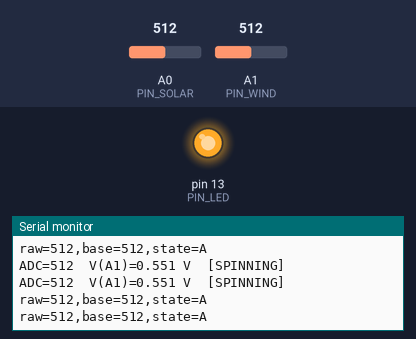
This sketch was run on a simulated Arduino Uno, built with avr-gcc and run on an emulated ATmega328P. On the bench: output pins drawn as LEDs (lit = HIGH), the last lines printed to the serial monitor. The test bench sets the inputs (shaded band); at power-on: A1 (PIN_WIND) = 512, A0 (PIN_SOLAR) = 512.

Above: at 7.2 s.
7.3 s: A1 (PIN_WIND) set to 110
At 7.43 s:
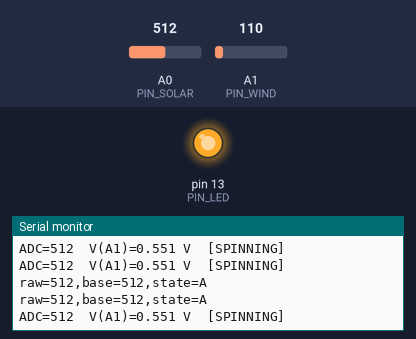
8.8 s: A1 (PIN_WIND) set to 90
At 8.92 s:
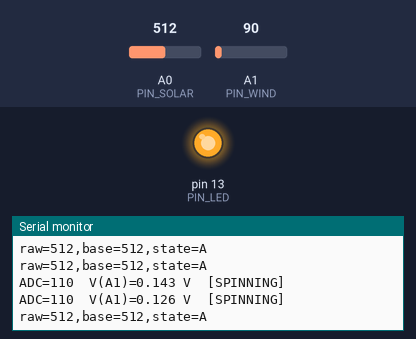
Timing chart, 0 to 11.8 s (numbered marks = the images above; inputs shaded):
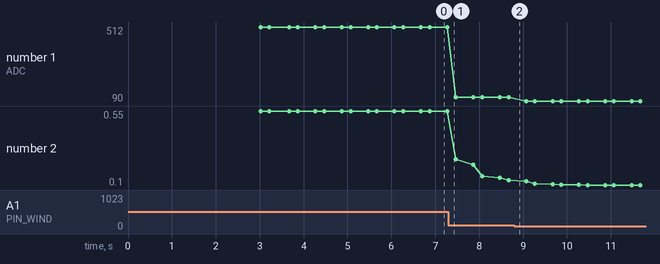

Measured:
- the behaviour switches between 100 and 99 on A1 (PIN_WIND) (found by bisection; images 1 and 2)
- plotted number 1: 512 → 110 after the input at 7.3 s, 110 → 90 after the input at 8.8 s
- plotted number 2: 0.55 → 0.13 after the input at 7.3 s, 0.13 → 0.1 after the input at 8.8 s

The sketch:

Wind_and_Solar_07.ino
```cpp
// === Unified Solar(A0) + Wind(A1) — 参数与判定保持原样；仅把 NOISE_MAX 调回 12 ===
// Solar：A0, DEFAULT(≈5V)；Wind：A1, INTERNAL(≈1.1V)

#include <Arduino.h>

// ---------- Pins ----------
const uint8_t PIN_SOLAR = A0;
const uint8_t PIN_WIND  = A1;
const uint8_t PIN_LED   = 13;   // 风转动指示

// ===================== Solar（你的原逻辑/语义） =====================
const uint16_t SOLAR_SAMPLE_MS = 50;
const uint16_t SOLAR_CAL_MS    = 3000;
const float    BASE_ALPHA  = 0.0005f;
const float    NOISE_ALPHA = 0.05f;
const float    NOISE_MAX   = 12.0f;     // ★ 关键：把上限调到 12（避免高阈值被顶到过高）
const int      SOLAR_MIN_LOW  = 12;
const int      SOLAR_MIN_HIGH = 40;
const float    SOLAR_K_LOW    = 3.0f;
const float    SOLAR_K_HIGH   = 8.0f;

enum SolarStateChar : char { AMBIENT='A', LAMP='L', BLOCKED='B' };

float baseline   = 0.0f;
float raw_ema    = 0.0f;
float noise_ema  = 2.0f;
char  state      = AMBIENT;
unsigned long tSolar = 0, tSolarPrint = 0;

// ===================== Wind（你的原逻辑/阈值） =====================
const float     WIND_VREF = 1.1f;  // INTERNAL
const int       AVG_N     = 64;
const unsigned  PRINT_MS  = 200;
float TH_ON_V  = 0.06f;            // AA118 迟滞阈值
float TH_OFF_V = 0.03f;

bool  spinning      = false;
float wind_v_ema    = 0.0f;
unsigned long tWind = 0, tWindPrint = 0;

// ===================== 分时窗口采样控制 =====================
enum Window { W_SOLAR, W_WIND };
Window curWin = W_SOLAR;
const unsigned long WINDOW_MS = 300;
unsigned long tWinStart = 0;

// ---------- 工具：目标引脚预热（切参考后延时+多次丢弃） ----------
static inline void warmup(uint8_t pin, uint8_t aref) {
  analogReference(aref);
  delayMicroseconds(400);
  (void)analogRead(pin);
  (void)analogRead(pin);
  (void)analogRead(pin);
  (void)analogRead(pin);
}
static inline int analogReadAvg(uint8_t pin, int n) {
  long acc=0; for(int i=0;i<n;i++){ acc+=analogRead(pin); delayMicroseconds(30); }
  return acc / n;
}
static inline float adcToVolt(int adc, float vref){ return adc*(vref/1023.0f); }

// ===================== Setup =====================
void setup() {
  pinMode(PIN_SOLAR, INPUT);
  pinMode(PIN_WIND,  INPUT);
  pinMode(PIN_LED,   OUTPUT);
  digitalWrite(PIN_LED, LOW);

  Serial.begin(9600);
  while(!Serial){}

  // —— Solar：请在“环境光”下校准 3 秒 ——
  curWin = W_SOLAR;
  tWinStart = millis();

  {
    unsigned long t0 = millis();
    long acc=0, cnt=0;
    warmup(PIN_SOLAR, DEFAULT);       // 5V参考 + 目标引脚预热
    while(millis() - t0 < SOLAR_CAL_MS){
      acc += analogRead(PIN_SOLAR);
      cnt++;
      delay(2);
    }
    float avg = cnt ? (float)acc/cnt : 0.0f;
    baseline = avg;
    raw_ema  = avg;
    noise_ema= 2.0f;
    state    = AMBIENT;               // 基线附近 = 环境光 = A
    tSolar = tSolarPrint = millis();

    // 输出（保持原格式）
    Serial.print("raw=");   Serial.print((int)round(raw_ema));
    Serial.print(",base="); Serial.print((int)round(baseline));
    Serial.print(",state=");Serial.println((char)state);
  }

  // —— Wind：初始化一次，真正采样在 Wind 窗口进行 ——
  warmup(PIN_WIND, INTERNAL);         // 1.1V参考 + 目标引脚预热
  {
    int   adc = analogReadAvg(PIN_WIND, AVG_N);
    float v   = adcToVolt(adc, WIND_VREF);
    wind_v_ema = v;
    spinning = (v >= TH_ON_V);
    digitalWrite(PIN_LED, spinning ? HIGH : LOW);
    tWind = tWindPrint = millis();

    // 输出（保持原格式）
    Serial.print(F("ADC="));    Serial.print(adc);
    Serial.print(F("  V(A1)=")); Serial.print(v,3); Serial.print(F(" V  "));
    Serial.println(spinning ? F("[SPINNING]") : F("[STOPPED]"));
  }
}

// ===================== Loop =====================
void loop() {
  const unsigned long now = millis();

  // —— 窗口切换 ——
  if(now - tWinStart >= WINDOW_MS){
    tWinStart = now;
    if(curWin == W_SOLAR){
      curWin = W_WIND;
      warmup(PIN_WIND, INTERNAL);
      tWind = now;
    }else{
      curWin = W_SOLAR;
      warmup(PIN_SOLAR, DEFAULT);
      tSolar = now;
    }
  }

  // ================= Solar 窗口（5V参考） =================
  if(curWin == W_SOLAR){
    if(now - tSolar >= SOLAR_SAMPLE_MS){
      tSolar = now;

      int   a   = analogRead(PIN_SOLAR);
      float raw = (float)a;

      // 原始值 EMA
      raw_ema = NOISE_ALPHA*raw + (1.0f - NOISE_ALPHA)*raw_ema;

      // 噪声估计（上限 NOISE_MAX = 12）
      float diff = fabsf(raw_ema - baseline);
      noise_ema  = NOISE_ALPHA*diff + (1.0f - NOISE_ALPHA)*noise_ema;
      if(noise_ema > NOISE_MAX) noise_ema = NOISE_MAX;

      // 阈值（自适应 + 最小门槛）
      float lowThr  = max((float)SOLAR_MIN_LOW,  SOLAR_K_LOW  * noise_ema);
      float highThr = max((float)SOLAR_MIN_HIGH, SOLAR_K_HIGH * noise_ema);

      // 与基线的偏差
      float delta = raw_ema - baseline;

      // 仅在“接近基线”时缓慢跟踪（环境光附近才跟）
      if (fabs(delta) <= lowThr) {
        baseline = BASE_ALPHA*raw_ema + (1.0f - BASE_ALPHA)*baseline;
      }

      // 判定：更亮→LAMP；更暗→BLOCKED；其余→AMBIENT
      char newState;
      if      (delta >=  highThr) newState = LAMP;
      else if (delta <= -lowThr ) newState = BLOCKED;
      else                        newState = AMBIENT;

      // 回到 AMBIENT 时的噪声处理（你的原句保留）
      if ((state == LAMP || state == BLOCKED) && newState == AMBIENT) {
        noise_ema = max(2.0f, noise_ema * 0.7f);
      }

      bool changed = (newState != state);
      state = newState;

      if (changed || (now - tSolarPrint >= 200)){
        tSolarPrint = now;
        Serial.print("raw=");   Serial.print((int)round(raw_ema));
        Serial.print(",base="); Serial.print((int)round(baseline));
        Serial.print(",state=");Serial.println((char)state);
      }
    }
  }

  // ================= Wind 窗口（1.1V参考） =================
  else { // curWin == W_WIND
    if(now - tWind >= SOLAR_SAMPLE_MS){
      tWind = now;

      int   adc = analogReadAvg(PIN_WIND, AVG_N);        // 64 次平均
      float vA1 = adcToVolt(adc, WIND_VREF);

      // 轻度 EMA（稳定读数）
      const float ALPHA_WIND = 0.25f;
      wind_v_ema = ALPHA_WIND*vA1 + (1.0f - ALPHA_WIND)*wind_v_ema;

      // 迟滞判定（原阈值）
      if(!spinning && wind_v_ema >= TH_ON_V)  spinning = true;
      if( spinning && wind_v_ema <= TH_OFF_V) spinning = false;

      digitalWrite(PIN_LED, spinning ? HIGH : LOW);

      if(now - tWindPrint >= PRINT_MS){
        tWindPrint = now;
        Serial.print(F("ADC="));    Serial.print(adc);
        Serial.print(F("  V(A1)=")); Serial.print(wind_v_ema,3); Serial.print(F(" V  "));
        Serial.println(spinning ? F("[SPINNING]") : F("[STOPPED]"));
      }
    }
  }
}
```
